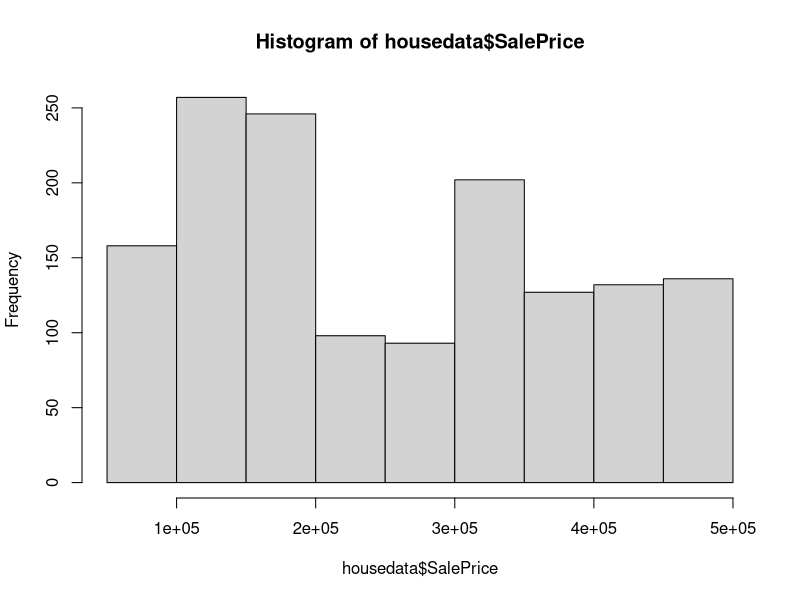
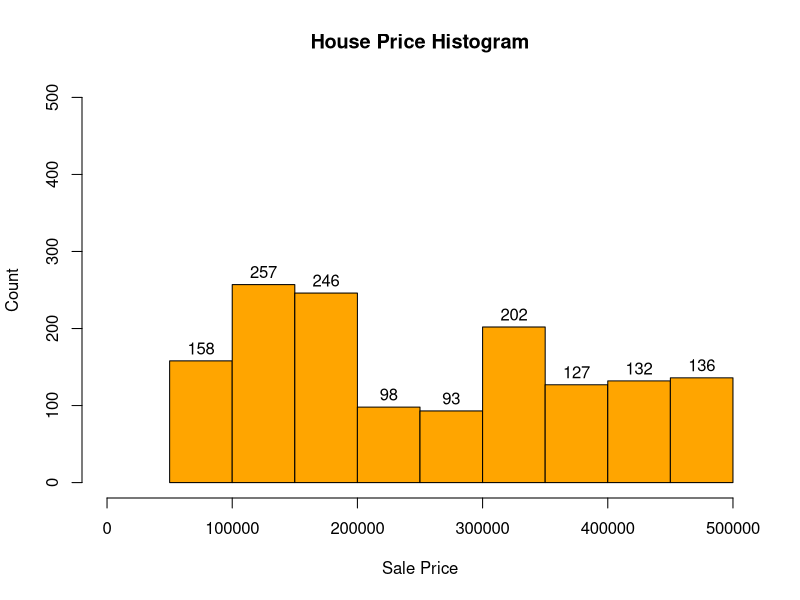
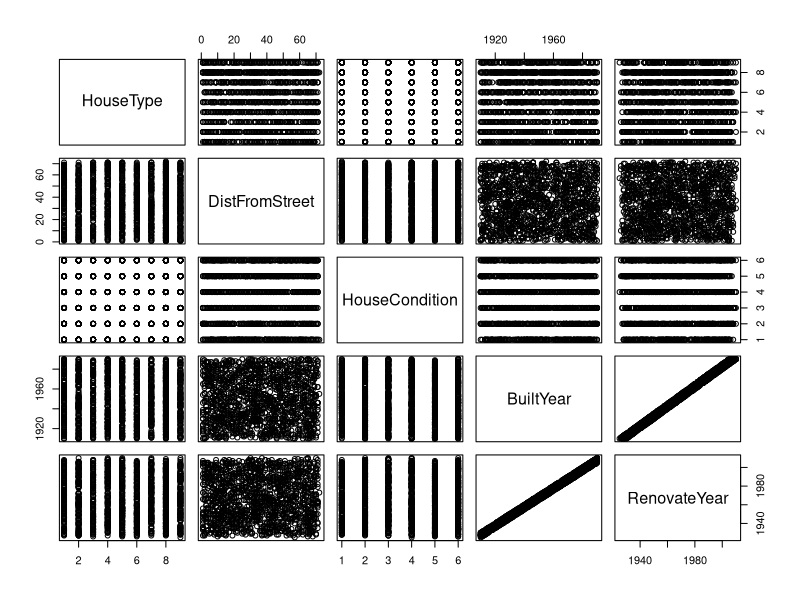
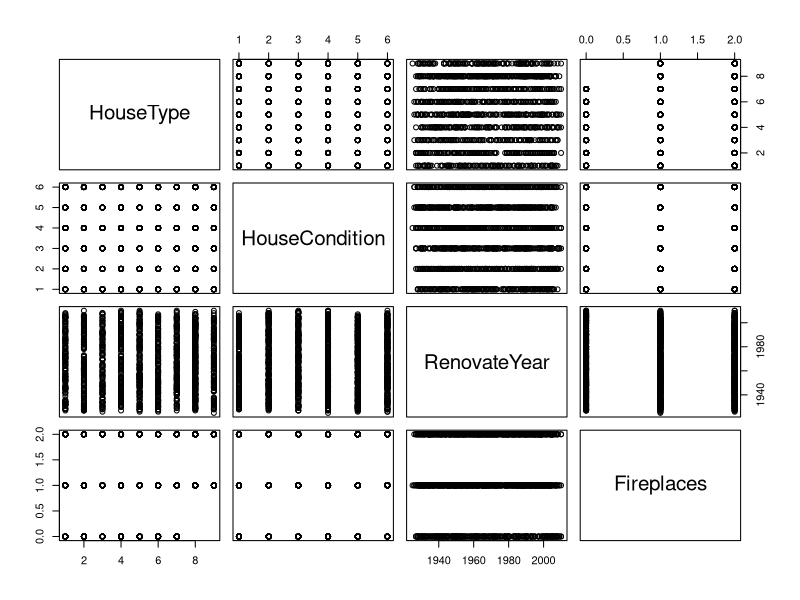
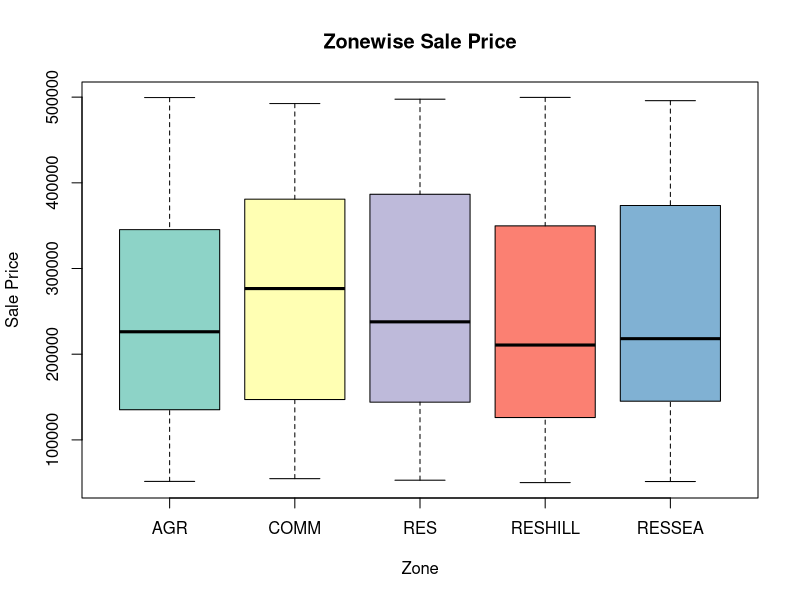
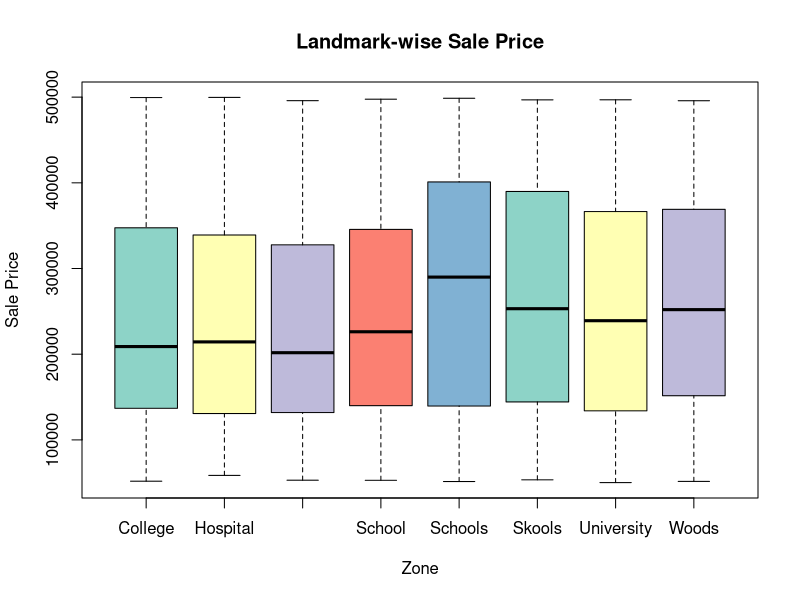
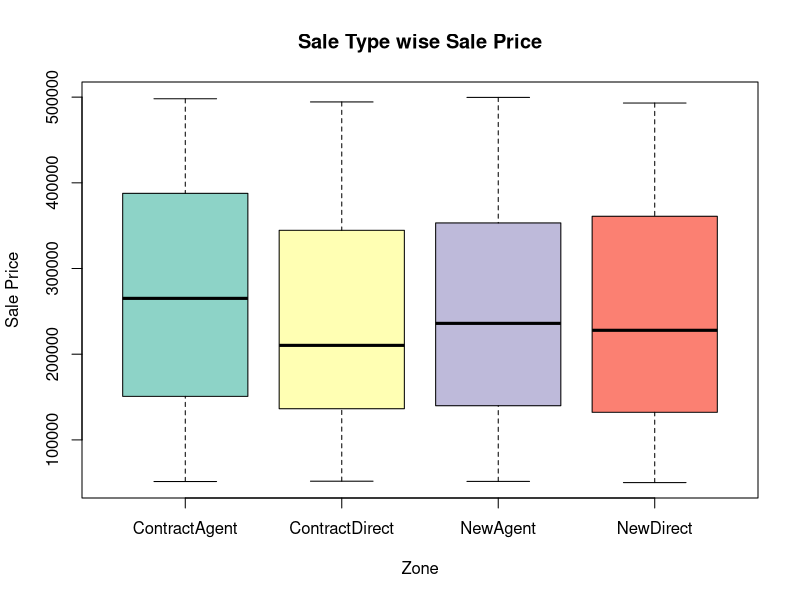
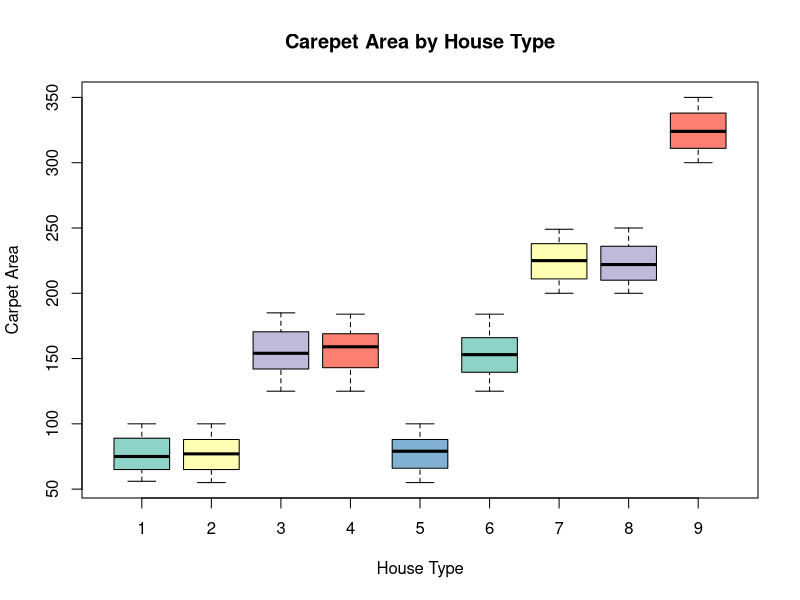

Write the R code that produced these figures, in order.

housesalesdata <- read.csv('housesalesdata.csv')
housefeaturesdata <- read.csv('housefeatures.csv')
housedata <- merge(housesalesdata, housefeaturesdata, by="ID")
# We can write the merged dataset to a csv file with write.csv command
write.csv(housedata, file = "housedatacomplete.csv")



# See summary

summary(housedata)

#See data distribution of numeric variables using hist command
hist(housedata$SalePrice)
# See distribution of categorical variable using table or prop.table command
table(housedata$SaleType)
prop.table(table(housedata$SaleType))


#See data distribution using hist command with other arguments
#Turn off scientific notation. To turn it on, set scipen=0
#Go through hist() command in detail in google to understand the arguments
options(scipen = 999) 
hist(housedata$SalePrice, main="House Price Histogram", 
     xlab = "Sale Price", ylab = "Count", labels = T, 
     xlim = c(0, 500000), ylim=c(0,500), 
     include.lowest = T, axes = T, col="orange")

# See other statistics like mean, median, standard deviation, correlation
# Notice that we have NA in our data.
# na.rm=T will ignore NAs in your data and give you the output
# If you do not use na.rm=T, it will consider NA and
# and will not be able to give you the output value because
# any number + NA = NA
mean(housedata$DistFromStreet, na.rm = T)
median(housedata$DistFromStreet, na.rm = T)
sd(housedata$DistFromStreet, na.rm = T)
# Finding correlation between 2 numeric variable
cor(housedata$DistFromStreet, housedata$SalePrice, use='complete.obs')

# Filter out only numeric coluns
numeric_df <- Filter(is.numeric, housedata)
names(numeric_df)

# Finding correlation of all numeric variables in the dataset

cor<-cor(numeric_df[,-1], use = 'complete.obs')
write.csv(cor, 'cormatrix.csv')
plot(numeric_df[,2:6])
plot(numeric_df[,c(2,4,6,8)])



# Study your data
# Notice that some categorical variables got imported as integer/numeric
# Like, HouseType & HouseCondition
# So change it to factor variable
housedata$HouseType <- as.factor(housedata$HouseType)
housedata$HouseCondition <- as.factor(housedata$HouseCondition)
# See carpet are is numeric
housedata$CarpetArea <- as.numeric(housedata$CarpetArea)

# Also we will not need variable ID 
# So we can remove it from our dataset
# Index of ID is 1
# So we use -1 to remove that variable
housedata <- housedata[,-1]




# Missing value treatment
# Option 1: For numeric variables, fill in with median

# We will be seeing another way of treating missing values.
housedata$DistFromStreet <- ifelse(is.na(housedata$DistFromStreet), 
                                   median(housedata$DistFromStreet, na.rm = T),
                                   housedata$DistFromStreet
                                   )
# See summary after treating missing values with median
# You will notice that NAs are gone
summary(housedata)


# Option 2: 
# aggregate() is only to view mean of CarpetArea, grouped by HouseType
# This is only an example. You can group by other categories as well
# Why are we doing this?
# Instead of taking an overall mean/median, we are finding mean by 
# HouseType and then try to
# fill in the mean by group
aggregate(data = housedata, housedata$CarpetArea ~ housedata$HouseType, median, na.rm = TRUE)

# Create a vector of average carpet area
# After running this syntax, run ave_carepetarea and see what goes into ave_carepetarea
ave_carepetarea <- ave(housedata$CarpetArea, housedata$HouseType,
                       FUN = function(x) median(x, na.rm = TRUE))

# You will see it has created a vector of average of sales price
# by Each type of house (number of elements in this vector is same as
# number of observations in the data set)
ave_carepetarea


# if the values in CarpetArea is NA, 
# replace with the values from ave_carepetarea
# else replace with the same value of CarpetArea
housedata$CarpetArea <- ifelse(is.na(housedata$CarpetArea), ave_carepetarea, 
                               housedata$CarpetArea)
summary(housedata)



# Distribution of sale price by Zone, Landmark, Sale Type, House Type
library(RColorBrewer)
boxplot(housedata$SalePrice ~ housedata$Zone, data=housedata, horizontal = FALSE,
        xlab="Zone", ylab="Sale Price", main="Zonewise Sale Price",
        col=brewer.pal(5, "Set3"))

boxplot(housedata$SalePrice ~ housedata$Landmark, data=housedata, horizontal = FALSE,
        xlab="Zone", ylab="Sale Price", main="Landmark-wise Sale Price",
        col=brewer.pal(5, "Set3"))

boxplot(housedata$SalePrice ~ housedata$SaleType, data=housedata, horizontal = FALSE,
        xlab="Zone", ylab="Sale Price", main="Sale Type wise Sale Price",
        col=brewer.pal(5, "Set3"))

boxplot(housedata$CarpetArea ~ housedata$HouseType, data=housedata, horizontal = FALSE,
        xlab="House Type", ylab="Carpet Area", main="Carepet Area by House Type",
        col=brewer.pal(5, "Set3"))



# A few examples of Feature engineering
# Create Age of building as on current year
# Find the current year from Sys.Date()
currentyear = format(Sys.Date(), "%Y")
currentyear
# You will notice that currentyear is coming up as a tring
# so convert currentyear into numeric
currentyear <- as.numeric(currentyear)

# Find the difference between current year and builtyear
# to calculate the age of the building
housedata$buildingage <- currentyear - housedata$BuiltYear


# Create Age of building when sold
housedata$age_when_sold <- housedata$YearSold - housedata$BuiltYear

# Bin Garage Area into 3 segments - create a new variable
# You can create binning using ifelse statement
# or if you have many bins to be created use cut()
housedata$binneddist <- cut(housedata$DistFromStreet, 
                            c(0,10,20,30,40,50,60,70,80))
table(housedata$binneddist)
prop.table(table(housedata$binneddist))


############### End of Code ###############






